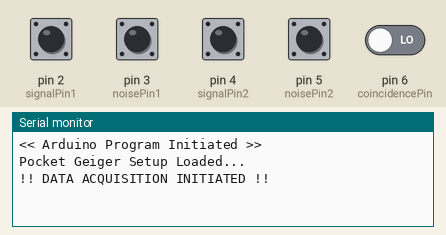
Recording of a sketch running on a simulated Arduino Uno, built with avr-gcc and run on an emulated ATmega328P. Shown: the last lines printed to the serial monitor. The inputs (shaded band) are chosen by the test bench; at power-on: pin 2 (signalPin1), pin 3 (noisePin1), pin 4 (signalPin2), pin 5 (noisePin2) HIGH, pin 6 (coincidencePin) LOW. Random numbers use the default seed unless the sketch sets one.

Above: at 1.2 s.
1.3 s: pin 2 (signalPin1) pulled LOW for 0.15 s
At 3.8 s:
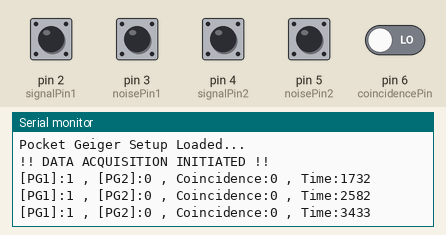
4.0 s: pin 3 (noisePin1) pulled LOW for 0.15 s
At 5.5 s:
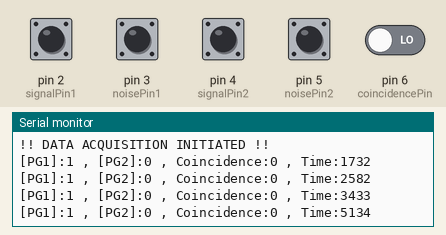
5.6 s: pin 4 (signalPin2) pulled LOW for 0.15 s
At 7.1 s:
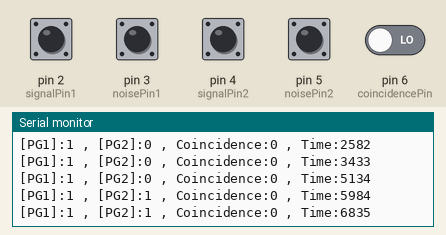
7.2 s: pin 5 (noisePin2) pulled LOW for 0.15 s
8.8 s: pin 2 (signalPin1) pulled LOW for 1 s
At 10.1 s:
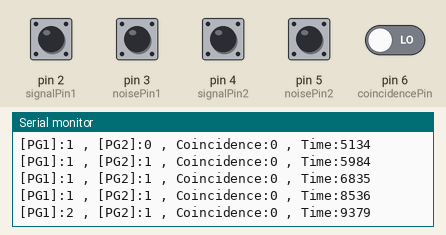
12.8 s: pin 6 (coincidencePin) driven HIGH
At 14.3 s:
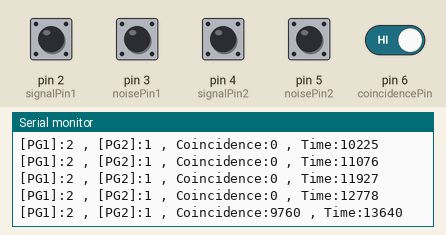
Timing chart, 0 to 15.3 s (numbered marks = the images above; inputs shaded):
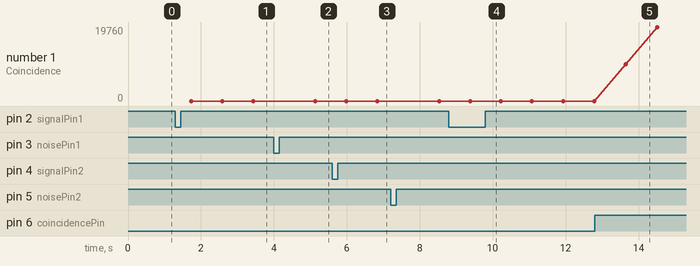

The sketch:

Driver_code_test.ino
```cpp
int signalPin1 = 2;
int noisePin1 = 3;
int signalPin2 = 4;
int noisePin2 = 5;
int coincidencePin = 6;

int index = 0;
char msg1[256] = "";
char msg2[256] = "";
char msg3[256] = "";

int signal1 = 0;
int noise1 = 0;
int signal2 = 0;
int noise2 = 0;
int coincidence = 0;

unsigned int counter = 0;

unsigned int signalLock1 = 0;
unsigned int noiseLock1 = 0;
unsigned int signalLock2 = 0;
unsigned int noiseLock2 = 0;

unsigned int coincidentLock = 0;

unsigned long signalCount1 = 0;
unsigned long noiseCount_record1 = 0;
unsigned long signalCount2 = 0;
unsigned long noiseCount_record2 = 0;
unsigned long coincidentCount = 0;
unsigned long timer = 0;


unsigned long noiseCount1 = 0;
unsigned long noiseCount2 = 0;


unsigned long prevtime = 0;

void coincident_trigger(){
  if (signal1 == 0 && signal2 == 0 && signalLock1 == 0 && signalLock2 == 0){
    coincidentLock = 1;
    coincidentCount++;
  } else if (signal1 == 1 && signal2 == 1 && signalLock1 == 1 && signalLock2 == 1){
    coincidentLock = 0;
  } else if (coincidence == 1){
    coincidentLock = 1;
    coincidentCount++;
  } else if (coincidence == 0){
    coincidentLock = 0;
  }
}

void trigger_function1(){
  if (signal1 == 0 && signalLock1 == 0){
    signalLock1 = 1;
    signalCount1++;
  } else if (signal1 == 1 && signalLock1 == 1){
    signalLock1 = 0;
  }
  if (noise1 == 1 && noiseLock1 == 0){
    noiseLock1 = 1;
    noiseCount1++;
  } else if (noise1 == 0 && noiseLock1 == 1){
    noiseLock1 = 0;
  }
}

void trigger_function2(){
  if (signal2 == 0 && signalLock2 == 0){
    signalLock2 = 1;
    signalCount2++;
  } else if (signal2 == 1 && signalLock2 == 1){
    signalLock2 = 0;
  }
  if (noise2 == 1 && noiseLock2 == 0){
    noiseLock2 = 1;
    noiseCount2++;
  } else if (noise2 == 0 && noiseLock2 == 1){
    noiseLock2 = 0;
  }
}

void setup() {
  // put your setup code here, to run once:
  Serial.begin(9600);
  Serial.println("<< Arduino Program Initiated >>");
  pinMode(signalPin1, INPUT);
  digitalWrite(signalPin1, HIGH);
  pinMode(noisePin1, INPUT);
  digitalWrite(noisePin1, HIGH);
  pinMode(signalPin2, INPUT);
  digitalWrite(signalPin2, HIGH);
  pinMode(noisePin2, INPUT);
  digitalWrite(noisePin2, HIGH);
  pinMode(coincidencePin, INPUT);
  digitalWrite(coincidencePin, LOW);
  Serial.println("Pocket Geiger Setup Loaded...");
  prevtime = millis();
  Serial.println("!! DATA ACQUISITION INITIATED !!");
}

void loop() {
  signal1 = digitalRead(signalPin1);
  signal2 = digitalRead(signalPin2);
  noise1 = digitalRead(noisePin1);
  noise2 = digitalRead(noisePin2);
  coincidence = digitalRead(coincidencePin);

  counter = random();

  coincident_trigger();
  if (counter % 2 == 0){
    trigger_function1();
    trigger_function2();
  } else {
    trigger_function2();
    trigger_function1();
  }

  if (index == 10000){
    timer = millis();
    if (noiseCount1 == 0 && noiseCount2 == 0){
      Serial.print("[PG1]:");
      Serial.print(signalCount1);
      Serial.print(" , [PG2]:");
      Serial.print(signalCount2);
      Serial.print(" , Coincidence:");
      Serial.print(coincidentCount);
      Serial.print(" , Time:");
      Serial.println(timer - prevtime);
      //Serial.print(msg2);
      //Serial.println(msg3);
    } else if (noiseCount1 == 0 && noiseCount2 != 0){
      noiseCount_record1++;
    } else if (noiseCount1 != 0 && noiseCount2 == 0){
      noiseCount_record2++;
    } else {
      noiseCount_record1++;
      noiseCount_record2++;
    }
    noiseCount1 = 0;
    noiseCount2 = 0;
    index = 0;
  }
  index++;
}
```

Measured:
- after the input at 1.3 s, the serial monitor: prints a new line after 0.43 s (image 1)
- after the input at 4.0 s, the serial monitor: prints a new line after 1.1 s (image 2)
- after the input at 5.6 s, the serial monitor: prints a new line after 0.38 s (image 3)
- after the input at 8.8 s, the serial monitor: prints a new line after 0.58 s (image 4)
- after the input at 12.8 s, the serial monitor: prints a new line after 0.84 s (image 5)
- plotted number 1: 0 → 19760 after the input at 12.8 s
